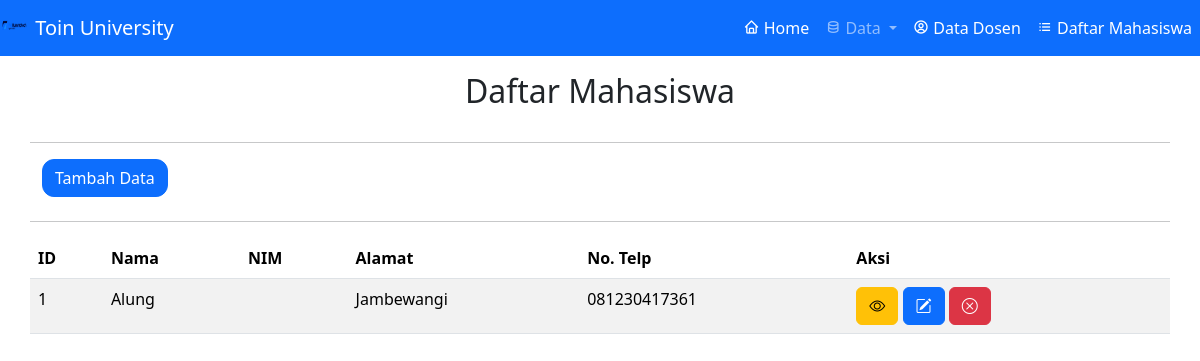
The app's page /crud_info_pribadi/index.php, older data.
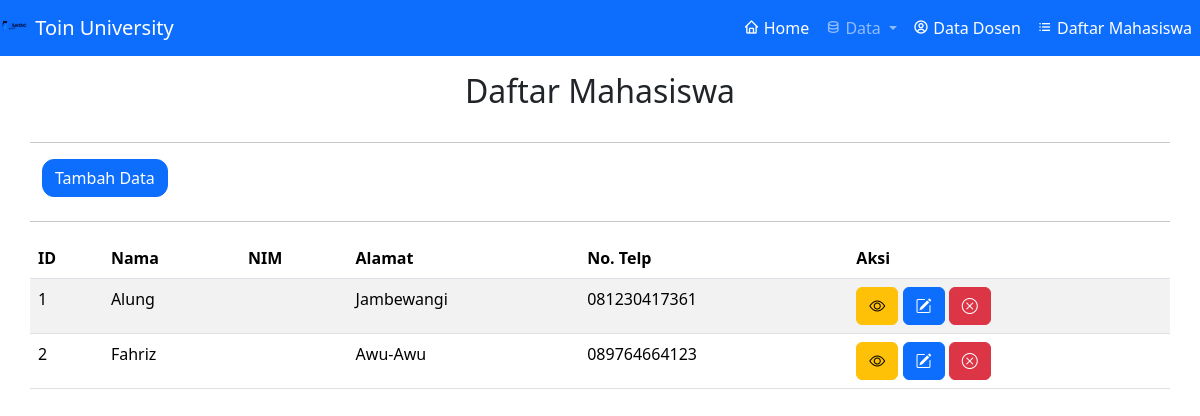
The same page, newer data.
### tables this page shows
CREATE TABLE `info_pribadi` (
  `id` int NOT NULL,
  `nama` varchar(255) NOT NULL,
  `nisn` varchar(255) NOT NULL,
  `alamat` varchar(255) NOT NULL,
  `no_telp` varchar(20) NOT NULL
);

### crud_info_pribadi/index.php (the view, shortened to what this page needs)
<?php
require '../layouts/navbar.php';
require_once __DIR__ . '/../db.php';
$query = mysqli_query($conn, "SELECT * FROM info_pribadi");
?>
<!DOCTYPE html>
<html lang="en">
<head>
  <link href="https://cdn.jsdelivr.net/npm/bootstrap@5.3.3/dist/css/bootstrap.min.css" rel="stylesheet">
  <link rel="stylesheet" href="https://unpkg.com/boxicons@2.1.4/dist/boxicons.css">
</head>
<body>
  <div class="container">
    <div class="row mt-3">
      <div class="text-center">
        <h2>Daftar Mahasiswa</h2>
      </div>
    </div>
    <div class="row mt-4">
      <hr>
      <div class="col">
        <a href="create.php" class="btn btn-primary hover">Tambah Data</a>
      </div>
      <hr class="mt-4">
      <table class="table table-striped" id="datatable">
        <thead class="thead-dark">
          <tr>
            <th>ID</th>
            <th>Nama</th>
            <th>NIM</th>
            <th>Alamat</th>
            <th>No. Telp</th>
            <th>Aksi</th>
          </tr>
        </thead>
        <tbody>
          <?php
          $id = 1;
          while ($row = mysqli_fetch_array($query)) {
          ?>
            <tr>
              <td><?= $id ?></td>
              <td><?= htmlspecialchars($row['nama']) ?></td>
              <td><?= htmlspecialchars($row['Nim']) ?></td>
              <td><?= htmlspecialchars($row['alamat']) ?></td>
              <td><?= htmlspecialchars($row['no_telp']) ?></td>
              <td>
                <a href="eye.php?id=<?= htmlspecialchars($row['id']) ?>" class="btn btn-warning"><i class="bi bi-eye"></i></a>
                <a href="edit.php?id=<?= htmlspecialchars($row['id']) ?>" class="btn btn-primary"><i class="bi bi-pencil-square"></i></a>
                <a href="delete.php?id=<?= htmlspecialchars($row['id']) ?>" class="btn btn-danger"><i class="bi bi-x-circle"></i></a>
              </td>
            </tr>
          <?php
            $id++;
          }
          ?>
        </tbody>
      </table>
    </div>
  </div>
</body>
</html>

Row changes from the older to the newer data that the page shows:
added info_pribadi: nama "Fahriz", alamat "Awu-Awu", no_telp "089764664123"
